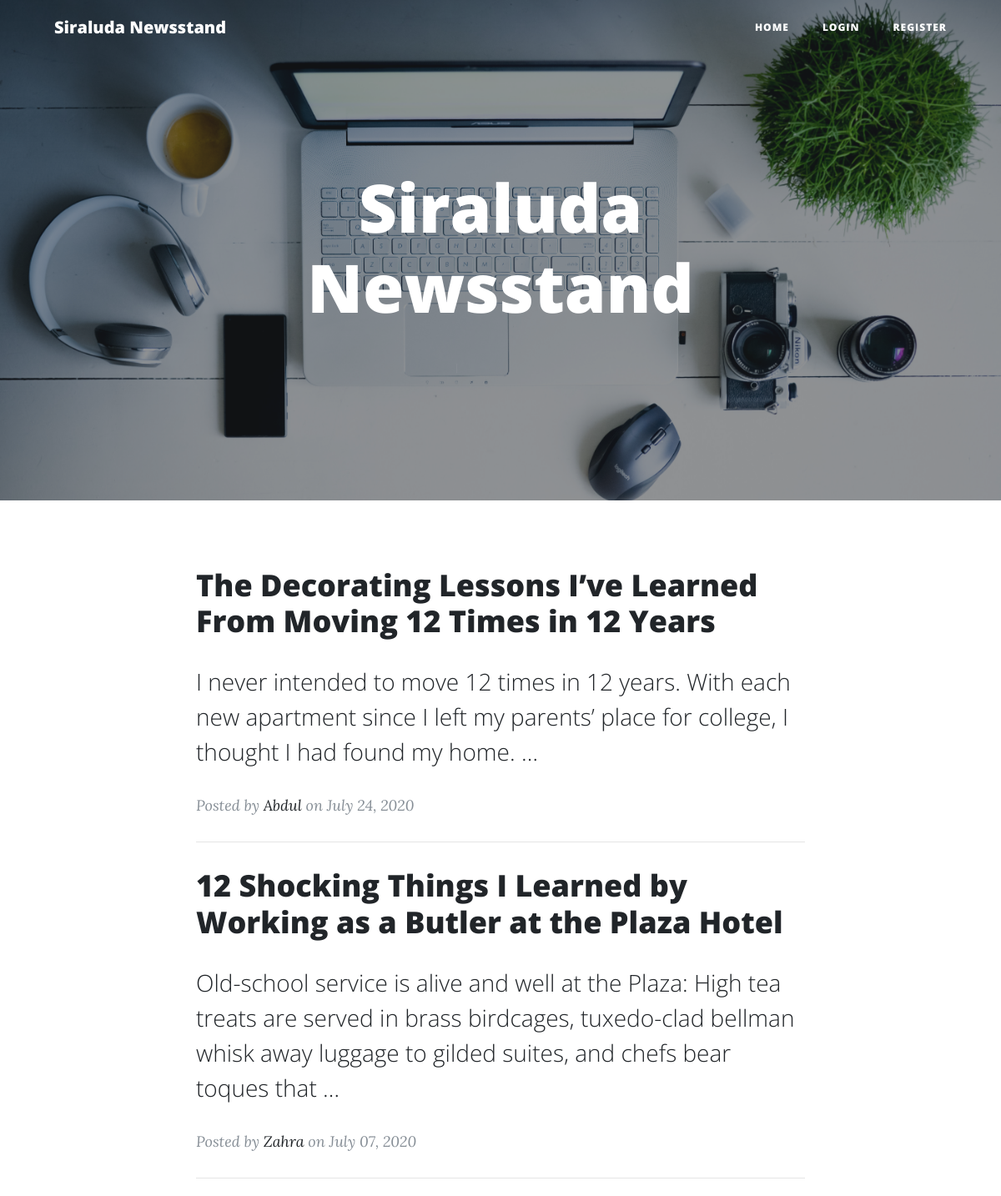
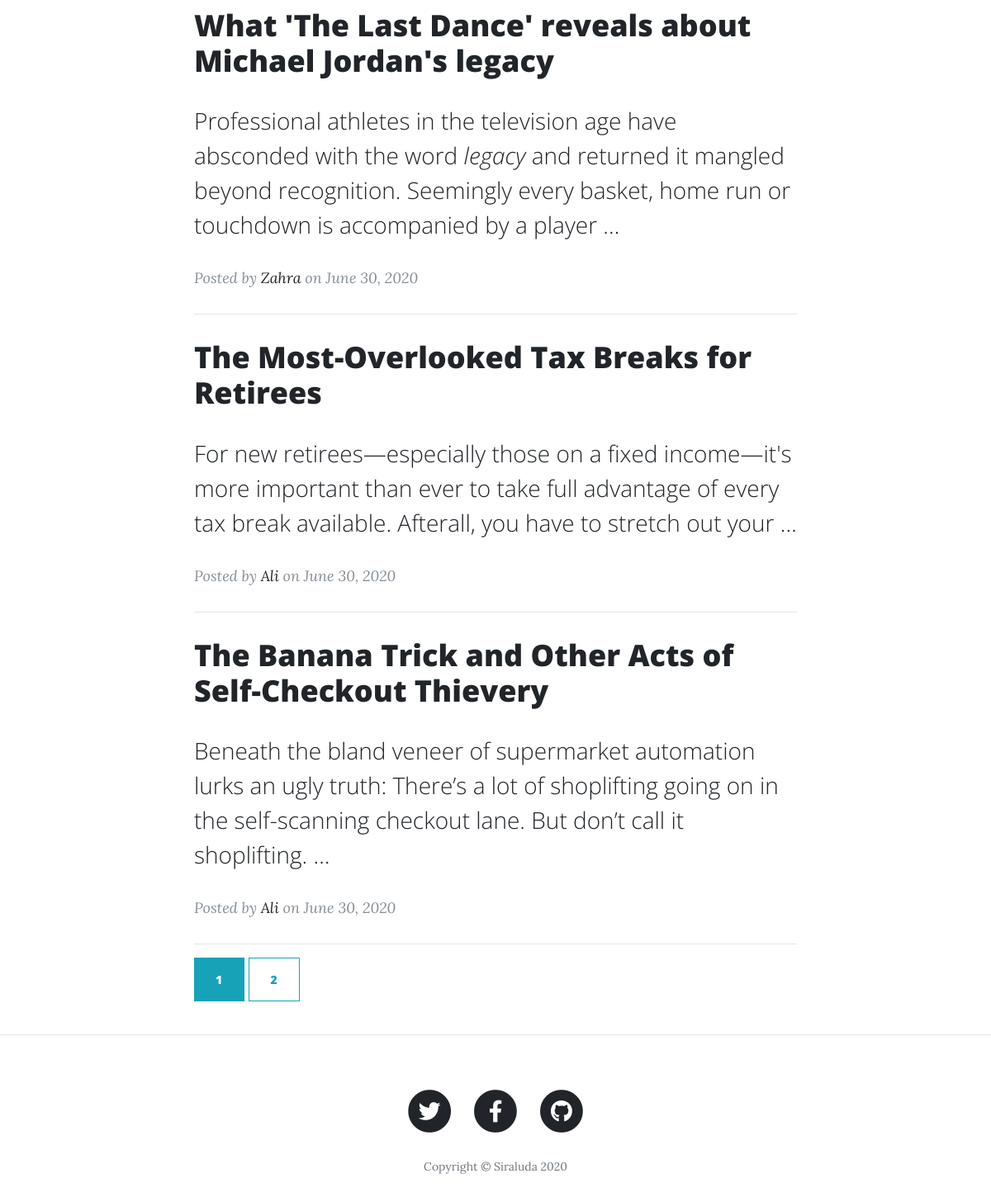
The page / on the database its author committed (2 pictures, top to bottom).
### myblog/models.py (models this page shows, shortened)
class Post(models.Model):
    title = models.CharField(max_length=200)
    body = SummernoteTextField()
    image = models.ImageField(default='default.jpg', upload_to='blog_pics')
    date_published = models.DateTimeField(auto_now_add=True)
    author = models.ForeignKey(User, on_delete=models.CASCADE)

### myblog/views.py (the view)
# urls.py: path('', views.HomePageView.as_view(), name='home'),
class HomePageView(ListView):
    template_name = 'myblog/index.html'
    context_object_name = 'post_list'
    paginate_by = 5
    def get_queryset(self):
        return Post.objects.filter(date_published__lte=timezone.now()).order_by('-date_published')[:10]

### myblog/templates/myblog/index.html
{% extends 'myblog/base.html' %}
{% block content %}
  <header class="masthead" style="background-image: url('../../static/myblog/img/home.jpg')">
    <div class="overlay"></div>
    <div class="container">
      <div class="row">
        <div class="col-lg-8 col-md-10 mx-auto">
          <div class="site-heading">
            <h1>Siraluda Newsstand</h1>
          </div>
        </div>
      </div>
    </div>
  </header>
  <div class="container">
    <div class="row">
      <div class="col-lg-8 col-md-10 mx-auto">
        {% if post_list %}
        {% for post_item in post_list %}
        <div class="post-preview">
          <a href="{% url 'blog:post-view' post_item.id %}">
            <h2 class="post-title">
              {{ post_item.title|safe }}
            </h2>
            <h3 class="post-subtitle">
              {{ post_item.body|truncatewords:30|safe }}
            </h3>
          </a>
          <p class="post-meta">Posted by
            <a href="{% url 'blog:author-posts-view' post_item.author.username %}">{{ post_item.author.first_name }}</a>
            on {{ post_item.date_published|date:'F d, Y'}}</p>
        </div>
        <hr>
        {% endfor %}
        {% endif %}
        <div class="clearfix">
          {% if is_paginated %}
            {% for num in page_obj.paginator.page_range %}
              {% if page_obj.number == num %}
                <a class="btn btn-info mb-4" href="?page={{ num }}">{{ num }}</a>
              {% elif num > page_obj.number|add:'-3' and num < page_obj.number|add:'3' %}
                <a class="btn btn-outline-info mb-4" href="?page={{ num }}">{{ num }}</a>
              {% endif %}
            {% endfor %}
          {% endif %}
        </div>
      </div>
    </div>
  </div>
  {% endblock content %}

### rows shown on the page
Post: title "The Decorating Lessons I’ve Learned From Moving 12 Times in 12 Years", body "I never intended to move 12 times in 12 years. With each new apartment since I left my parents’ place for college, I thought I had found my home. …", author.first_name "Abdul", date_published "July 24, 2020"
Post: title "12 Shocking Things I Learned by Working as a Butler at the Plaza Hotel", body "Old-school service is alive and well at the Plaza: High tea treats are served in brass birdcages, tuxedo-clad bellman whisk away luggage to gilded suites, and chefs bear toques that …", author.first_name "Zahra", date_published "July 07, 2020"
Post: title "What 'The Last Dance' reveals about Michael Jordan's legacy", body "Professional athletes in the television age have absconded with the word legacy and returned it mangled beyond recognition. Seemingly every basket, home run or touchdown is accompanied by a player …", author.first_name "Zahra", date_published "June 30, 2020"
Post: title "The Most-Overlooked Tax Breaks for Retirees", body "For new retirees—especially those on a fixed income—it's more important than ever to take full advantage of every tax break available. Afterall, you have to stretch out your …", author.first_name "Ali", date_published "June 30, 2020"
Post: title "The Banana Trick and Other Acts of Self-Checkout Thievery", body "B eneath the bland veneer of supermarket automation lurks an ugly truth: There’s a lot of shoplifting going on in the self-scanning checkout lane. But don’t call it shoplifting. …", author.first_name "Ali", date_published "June 30, 2020"

### other values the page prints
{{ num }} "1"
{{ num }} "2"
